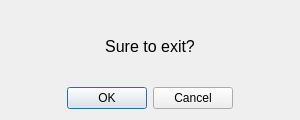
<?xml version="1.0" encoding="UTF-8"?>
<ui version="4.0">
 <class>Dialog</class>
 <widget class="QDialog" name="Dialog">
  <property name="windowModality">
   <enum>Qt::ApplicationModal</enum>
  </property>
  <property name="geometry">
   <rect>
    <x>0</x>
    <y>0</y>
    <width>300</width>
    <height>120</height>
   </rect>
  </property>
  <property name="minimumSize">
   <size>
    <width>300</width>
    <height>120</height>
   </size>
  </property>
  <property name="maximumSize">
   <size>
    <width>300</width>
    <height>120</height>
   </size>
  </property>
  <property name="windowTitle">
   <string>Exit confirm</string>
  </property>
  <layout class="QVBoxLayout" name="verticalLayout">
   <item>
    <widget class="QLabel" name="label_Status">
     <property name="font">
      <font>
       <pointsize>12</pointsize>
      </font>
     </property>
     <property name="text">
      <string>Sure to exit?</string>
     </property>
     <property name="alignment">
      <set>Qt::AlignCenter</set>
     </property>
    </widget>
   </item>
   <item>
    <widget class="QDialogButtonBox" name="buttonBox">
     <property name="orientation">
      <enum>Qt::Horizontal</enum>
     </property>
     <property name="standardButtons">
      <set>QDialogButtonBox::Cancel|QDialogButtonBox::Ok</set>
     </property>
     <property name="centerButtons">
      <bool>true</bool>
     </property>
    </widget>
   </item>
  </layout>
 </widget>
 <resources/>
 <connections>
  <connection>
   <sender>buttonBox</sender>
   <signal>accepted()</signal>
   <receiver>Dialog</receiver>
   <slot>accept()</slot>
   <hints>
    <hint type="sourcelabel">
     <x>248</x>
     <y>254</y>
    </hint>
    <hint type="destinationlabel">
     <x>157</x>
     <y>274</y>
    </hint>
   </hints>
  </connection>
  <connection>
   <sender>buttonBox</sender>
   <signal>rejected()</signal>
   <receiver>Dialog</receiver>
   <slot>reject()</slot>
   <hints>
    <hint type="sourcelabel">
     <x>316</x>
     <y>260</y>
    </hint>
    <hint type="destinationlabel">
     <x>286</x>
     <y>274</y>
    </hint>
   </hints>
  </connection>
 </connections>
</ui>
